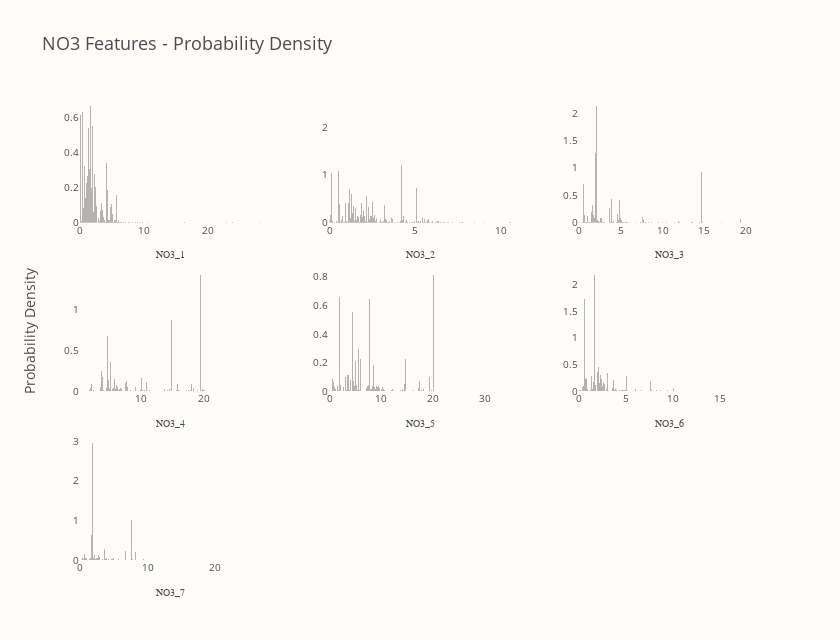

Notebook code cell kept with this figure:
### Code cell
no3_group = "NO3"
no3_vars = train.columns[train.columns.str.startswith(no3_group)]

fig = draw_dist_for_group(no3_group, no3_vars)
fig.show()

### Figure 1 — Plotly figure (JSON) as saved in the notebook; plotly's stock layout.template omitted (floating-point values rounded to 4 significant figures; data arrays with more than 128 entries replaced by an {"elided": "..."} marker saying what was removed)
{"data": [{"marker": {"color": "#6B6A6A", "line": {"width": 0}}, "name": "NO3_1", "opacity": 0.5, "showlegend": false, "type": "bar", "x": {"elided": "201 float values"}, "xaxis": "x", "y": {"elided": "200 float values"}, "yaxis": "y"}, {"marker": {"color": "#6B6A6A", "line": {"width": 0}}, "name": "NO3_2", "opacity": 0.5, "showlegend": false, "type": "bar", "x": {"elided": "201 float values"}, "xaxis": "x2", "y": {"elided": "200 float values"}, "yaxis": "y2"}, {"marker": {"color": "#6B6A6A", "line": {"width": 0}}, "name": "NO3_3", "opacity": 0.5, "showlegend": false, "type": "bar", "x": {"elided": "201 float values"}, "xaxis": "x3", "y": {"elided": "200 float values"}, "yaxis": "y3"}, {"marker": {"color": "#6B6A6A", "line": {"width": 0}}, "name": "NO3_4", "opacity": 0.5, "showlegend": false, "type": "bar", "x": {"elided": "201 float values"}, "xaxis": "x4", "y": {"elided": "200 float values"}, "yaxis": "y4"}, {"marker": {"color": "#6B6A6A", "line": {"width": 0}}, "name": "NO3_5", "opacity": 0.5, "showlegend": false, "type": "bar", "x": {"elided": "201 float values"}, "xaxis": "x5", "y": {"elided": "200 float values"}, "yaxis": "y5"}, {"marker": {"color": "#6B6A6A", "line": {"width": 0}}, "name": "NO3_6", "opacity": 0.5, "showlegend": false, "type": "bar", "x": {"elided": "201 float values"}, "xaxis": "x6", "y": {"elided": "200 float values"}, "yaxis": "y6"}, {"marker": {"color": "#6B6A6A", "line": {"width": 0}}, "name": "NO3_7", "opacity": 0.5, "showlegend": false, "type": "bar", "x": {"elided": "201 float values"}, "xaxis": "x7", "y": {"elided": "200 float values"}, "yaxis": "y7"}], "layout": {"annotations": [{"font": {"size": 14}, "showarrow": false, "text": "Probability Density", "textangle": -90, "x": 0, "xanchor": "right", "xref": "paper", "xshift": -40, "y": 0.5, "yanchor": "middle", "yref": "paper"}], "bargap": 0, "font": {"color": "#4A4B52"}, "height": 640, "paper_bgcolor": "#FFFCFA", "plot_bgcolor": "#FFFCFA", "title": {"font": {"size": 18}, "text": "NO3 Features - Probability Density"}, "width": 840, "xaxis": {"anchor": "y", "domain": [0, 0.2667], "showgrid": false, "tickfont": {"size": 10}, "title": {"font": {"family": "Arial Black", "size": 10}, "text": "NO3_1"}}, "xaxis2": {"anchor": "y2", "domain": [0.3667, 0.6333], "showgrid": false, "tickfont": {"size": 10}, "title": {"font": {"family": "Arial Black", "size": 10}, "text": "NO3_2"}}, "xaxis3": {"anchor": "y3", "domain": [0.7333, 1], "showgrid": false, "tickfont": {"size": 10}, "title": {"font": {"family": "Arial Black", "size": 10}, "text": "NO3_3"}}, "xaxis4": {"anchor": "y4", "domain": [0, 0.2667], "showgrid": false, "tickfont": {"size": 10}, "title": {"font": {"family": "Arial Black", "size": 10}, "text": "NO3_4"}}, "xaxis5": {"anchor": "y5", "domain": [0.3667, 0.6333], "showgrid": false, "tickfont": {"size": 10}, "title": {"font": {"family": "Arial Black", "size": 10}, "text": "NO3_5"}}, "xaxis6": {"anchor": "y6", "domain": [0.7333, 1], "showgrid": false, "tickfont": {"size": 10}, "title": {"font": {"family": "Arial Black", "size": 10}, "text": "NO3_6"}}, "xaxis7": {"anchor": "y7", "domain": [0, 0.2667], "showgrid": false, "tickfont": {"size": 10}, "title": {"font": {"family": "Arial Black", "size": 10}, "text": "NO3_7"}}, "xaxis8": {"anchor": "y8", "domain": [0.3667, 0.6333]}, "xaxis9": {"anchor": "y9", "domain": [0.7333, 1]}, "yaxis": {"anchor": "x", "domain": [0.7333, 1], "showgrid": false, "tickfont": {"size": 10}}, "yaxis2": {"anchor": "x2", "domain": [0.7333, 1], "showgrid": false, "tickfont": {"size": 10}}, "yaxis3": {"anchor": "x3", "domain": [0.7333, 1], "showgrid": false, "tickfont": {"size": 10}}, "yaxis4": {"anchor": "x4", "domain": [0.3667, 0.6333], "showgrid": false, "tickfont": {"size": 10}}, "yaxis5": {"anchor": "x5", "domain": [0.3667, 0.6333], "showgrid": false, "tickfont": {"size": 10}}, "yaxis6": {"anchor": "x6", "domain": [0.3667, 0.6333], "showgrid": false, "tickfont": {"size": 10}}, "yaxis7": {"anchor": "x7", "domain": [0, 0.2667], "showgrid": false, "tickfont": {"size": 10}}, "yaxis8": {"anchor": "x8", "domain": [0, 0.2667]}, "yaxis9": {"anchor": "x9", "domain": [0, 0.2667]}}}
